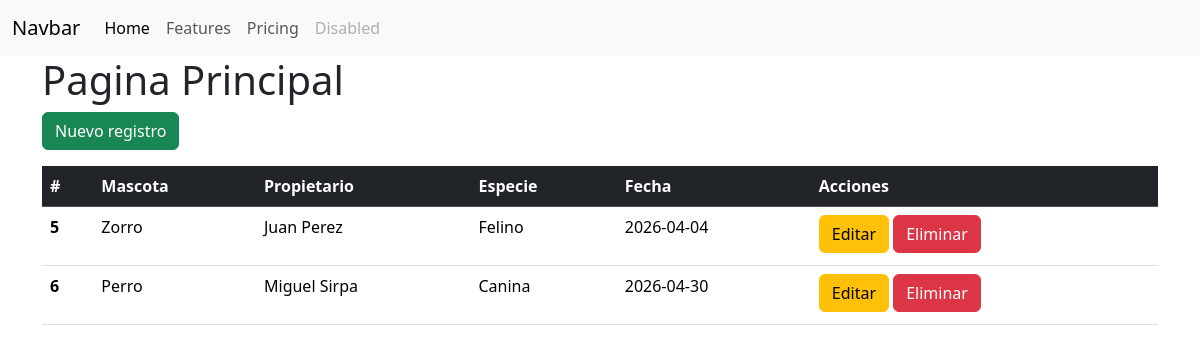
Before: / with the older database file.
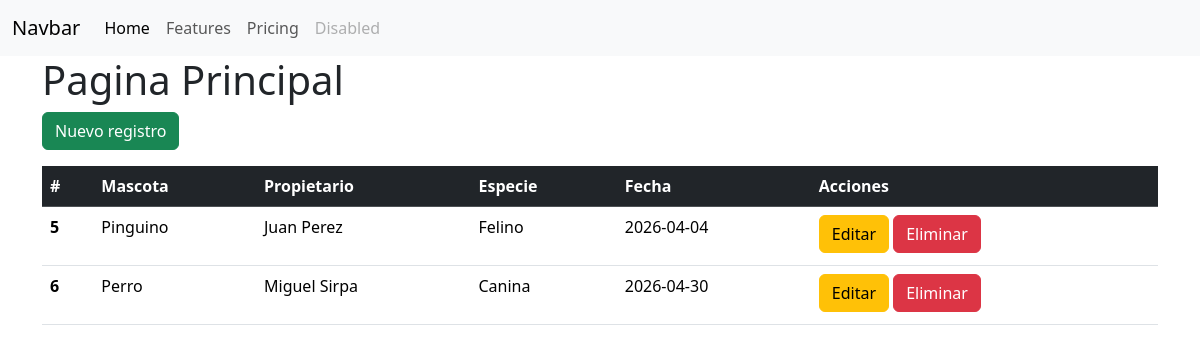
After: the same page with the newer database file.
### tables this page shows
CREATE TABLE pacientes(
            id INTEGER PRIMARY KEY AUTOINCREMENT,
            mascota TEXT NOT NULL,
            propietario TEXT NOT NULL,
            especie TEXT,
            fecha DATETIME DEFAULT CURRENT_TIMESTAMP
        );

### app.py (the view)
@app.route('/')
def index():
    conn = sqlite3.connect("citas.db")
    cursor = conn.cursor()
    cursor.row_factory = sqlite3.Row
    cursor.execute("""
    SELECT * FROM pacientes
""")
    pacientes=cursor.fetchall()
    conn.commit()
    conn.close()
    return render_template("index.html",pacientes=pacientes)

### templates/index.html (shortened to what this page needs)
{%extends "base.html"%}
{%block content%}
<h1>Pagina Principal</h1>
<a href="/nuevoregistro" class="btn btn-success mb-3">Nuevo registro</a>
<table class="table">
    <thead class="table-dark">
        <tr>
            <th scope="col">#</th>
            <th scope="col">Mascota</th>
            <th scope="col">Propietario</th>
            <th scope="col">Especie</th>
            <th scope="col">Fecha</th>
            <th scope="col">Acciones</th>
        </tr>
    </thead>
    {%for paciente in pacientes%}
    <tbody class="mb-1">
        <tr>
            <th scope="row">{{paciente.id}}</th>
            <td>{{paciente.mascota}}</td>
            <td>{{paciente.propietario}}</td>
            <td>{{paciente.especie}}</td>
            <td>{{paciente.fecha}}</td>
            <td>
                <a href="/editar/{{paciente.id}}" class="btn btn-warning mb-1">Editar</a>
                <a href="/eliminar/{{paciente.id}}" class="btn btn-danger mb-1">Eliminar</a>
            </td>
        </tr>
    </tbody>
    {%endfor%}
</table>
{%endblock%}

Changed rows visible on the page:
changed pacientes "Juan Perez": mascota "Zorro" → "Pinguino"
